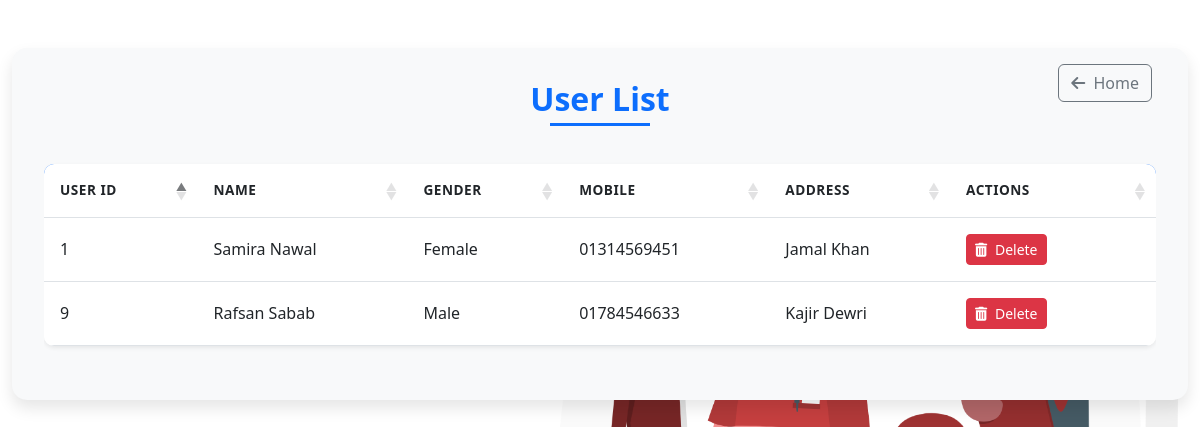
The page /view_people/ (signed in) on the database its author committed.
### home/models.py (models this page shows, shortened)
class People(models.Model):
    GENDER_CHOICES = [
        ('Male', 'Male'),
        ('Female', 'Female'),
        ('Other', 'Other'),
    ]
    first_name = models.CharField(max_length=25, default='Unknown')  # temporary default
    surname = models.CharField(max_length=25, default='User')        # temporary default
    gender = models.CharField(max_length=10, choices=GENDER_CHOICES)
    mobile = models.CharField(max_length=15, unique=True)
    address = models.TextField(blank=True)

### home/views.py (the view)
# urls.py: path('view_people/', view_people, name='view_people'),
def view_people(request):
    if not request.user.is_staff:
        return redirect('admin_login')
    people_list = People.objects.all()
    return render(request, 'view_people.html', {'people': people_list})

### home/templates/view_people.html (shortened to what this page needs)
{% extends 'base.html' %}
{% block extra_css %}
<link href="https://cdn.jsdelivr.net/npm/bootstrap@5.3.0/dist/css/bootstrap.min.css" rel="stylesheet">
<link rel="stylesheet" href="https://cdn.datatables.net/1.13.6/css/dataTables.bootstrap5.min.css">
<link rel="stylesheet" href="https://cdn.datatables.net/buttons/2.4.1/css/buttons.bootstrap5.min.css">
{% endblock extra_css %}
{% block content %}
<div class="container-fluid py-5">
  <div class="user-container">
    <h2 class="user-header">User List</h2>
    <a href="{% url 'home' %}" class="btn btn-outline-secondary go-home-btn">
      <i class="fas fa-arrow-left me-1"></i> Home
    </a>
    <div class="table-responsive">
      <table id="userTable" class="table user-table table-hover w-100">
        <thead>
          <tr>
            <th scope="col">User ID</th>
            <th scope="col">Name</th>
            <th scope="col">Gender</th>
            <th scope="col">Mobile</th>
            <th scope="col">Address</th>
            <th scope="col">Actions</th>
          </tr>
        </thead>
        <tbody>
          {% for person in people %}
          <tr>
            <td>{{ person.id }}</td>
            <td>{{ person.first_name }} {{ person.surname }}</td>
            <td>{{ person.gender }}</td>
            <td>{{ person.mobile }}</td>
            <td>{{ person.address }}</td>
            <td>
              <a href="{% url 'delete_people' person.id %}"
                 onclick="return confirm('Are you sure you want to delete this person?')"
                 class="btn btn-sm btn-danger delete-btn">
                 <i class="fas fa-trash-alt me-1"></i> Delete
              </a>
            </td>
          </tr>
          {% empty %}
          <tr>
            <td colspan="6" class="empty-message">
              No people available at the moment.
            </td>
          </tr>
          {% endfor %}
        </tbody>
      </table>
    </div>
  </div>
</div>
{% endblock content %}

### home/static/css/main.css (style rules this page uses)
:root { --primary-color: #cf91a2; --primary-color-dark: #7a3a4e; --secondary-color: #e8f1fa; --text-dark: #282d31; --text-light: #767268; --extra-light: #f3f4f6; --max-width: 1200px; --z-fixed: 1000; --container-color: #ffffff; --border-color: var(--primary-color); --title-color: var(--primary-color-dark); --text-color: var(--text-dark); }
* { margin: 0; padding: 0; box-sizing: border-box; text-decoration: none; list-style: none; }
body { background-image: url('../Health professional team-amico.png'); font-family: 'Times New Roman', Times, serif; background-color: #d1b2ba; background-repeat: no-repeat; background-size: 105%; }
.btn { display: inline-block; padding: 16px 35px; color: rgb(131, 33, 33); font-size: 15px; border-radius: 50px; border: 2px solid var(--black-color); margin-right: 20px; transition: all .5s ease; }

### home/templates/view_people.html (style rules this page uses)
.user-container { background-color: #f8f9fa; padding: 2rem; border-radius: 15px; box-shadow: 0 0.5rem 1rem rgba(0, 0, 0, 0.1); position: relative; }
.user-header { color: #0d6efd; font-weight: 700; margin-bottom: 2rem; text-align: center; position: relative; padding-bottom: 0.5rem; }
.user-header:after { content: ''; position: absolute; bottom: 0; left: 50%; transform: translateX(-50%); width: 100px; height: 3px; background: #0d6efd; }
.go-home-btn { position: absolute; top: 1rem; right: 1rem; }
.user-table { background-color: white; border-radius: 10px; overflow: hidden; box-shadow: 0 0.125rem 0.25rem rgba(0, 0, 0, 0.075); }
.user-table thead { background-color: #0d6efd; color: white; }
.user-table th { padding: 1rem; font-weight: 600; text-transform: uppercase; font-size: 0.85rem; letter-spacing: 0.5px; }
.user-table td { padding: 1rem; vertical-align: middle; }
.delete-btn { transition: all 0.3s ease; }

### rows shown on the page
People: id "1", first_name "Samira", surname "Nawal", gender "Female", mobile "01314569451", address "Jamal Khan"
People: id "9", first_name "Rafsan", surname "Sabab", gender "Male", mobile "01784546633", address "Kajir Dewri"
